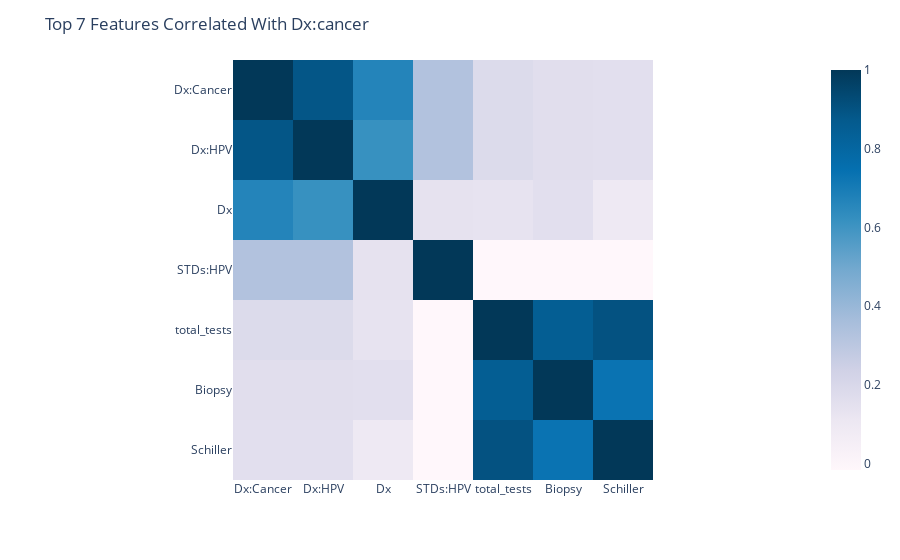

Notebook code cell kept with this figure:
### Code cell
n = 7
target = "Dx:Cancer"
corr = risk_factor_df.select_dtypes(include=np.number).corr()

x = corr.nlargest(n,target).index
corr_df =  risk_factor_df[list(x)]
corr = corr_df.corr()
fig = px.imshow(corr,color_continuous_scale = "PuBu")
fig.update_layout(title="Top "+str(n)+" Features Correlated With "+str(target).capitalize())
fig.show()

### Figure 1 — Plotly figure (JSON) as saved in the notebook; plotly's stock layout.template omitted (floating-point values rounded to 4 significant figures)
{"data": [{"coloraxis": "coloraxis", "hovertemplate": "x: %{x}<br>y: %{y}<br>color: %{z}<extra></extra>", "name": "0", "type": "heatmap", "x": ["Dx:Cancer", "Dx:HPV", "Dx", "STDs:HPV", "total_tests", "Biopsy", "Schiller"], "xaxis": "x", "y": ["Dx:Cancer", "Dx:HPV", "Dx", "STDs:HPV", "total_tests", "Biopsy", "Schiller"], "yaxis": "y", "z": [[1, 0.8865, 0.6656, 0.3302, 0.1825, 0.1609, 0.1578], [0.8865, 1, 0.6163, 0.3302, 0.1825, 0.1609, 0.1578], [0.6656, 0.6163, 1, 0.1384, 0.1352, 0.1576, 0.09895], [0.3302, 0.3302, 0.1384, 1, -0.01581, -0.01265, -0.01485], [0.1825, 0.1825, 0.1352, -0.01581, 1, 0.8515, 0.902], [0.1609, 0.1609, 0.1576, -0.01265, 0.8515, 1, 0.7332], [0.1578, 0.1578, 0.09895, -0.01485, 0.902, 0.7332, 1]]}], "layout": {"coloraxis": {"colorscale": [[0, "rgb(255,247,251)"], [0.125, "rgb(236,231,242)"], [0.25, "rgb(208,209,230)"], [0.375, "rgb(166,189,219)"], [0.5, "rgb(116,169,207)"], [0.625, "rgb(54,144,192)"], [0.75, "rgb(5,112,176)"], [0.875, "rgb(4,90,141)"], [1, "rgb(2,56,88)"]]}, "margin": {"t": 60}, "title": {"text": "Top 7 Features Correlated With Dx:cancer"}, "xaxis": {"anchor": "y", "constrain": "domain", "domain": [0, 1], "scaleanchor": "y"}, "yaxis": {"anchor": "x", "autorange": "reversed", "constrain": "domain", "domain": [0, 1]}}}
